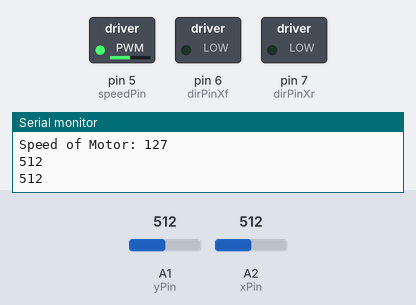
A sketch run on a simulated Arduino Uno, built with avr-gcc and run on an emulated ATmega328P. Parts: switched loads named in the sketch (green lamp = pin HIGH), the last lines printed to the serial monitor. The test bench sets the inputs (shaded band); at power-on: A1 (yPin) = 512, A2 (xPin) = 512.

Above: at 1.6 s.
1.7 s: A1 (yPin) set to 716
At 3.5 s:
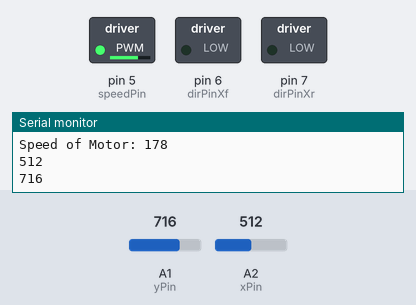
4.7 s: A2 (xPin) set to 0
At 6.0 s:
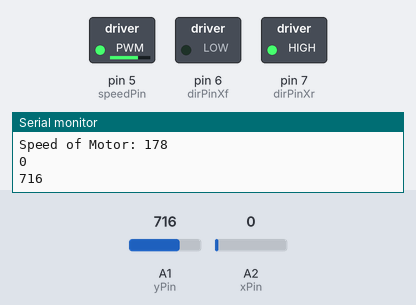
6.3 s: A1 (yPin) set to 900
At 7.9 s:
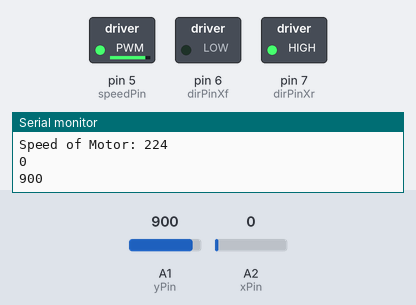
8.7 s: A2 (xPin) set to 122
At 9.2 s:
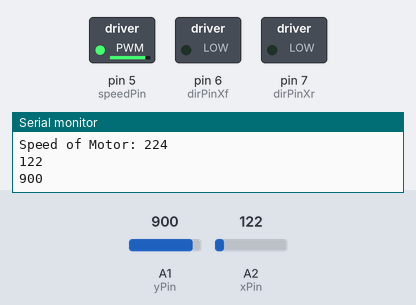
10.3 s: A1 (yPin) set to 122
At 12.3 s:
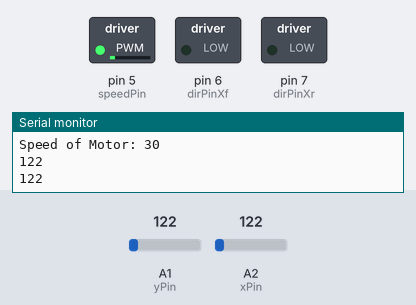
12.7 s: A2 (xPin) set to 1008
14.2 s: A2 (xPin) set to 1023
At 14.8 s:
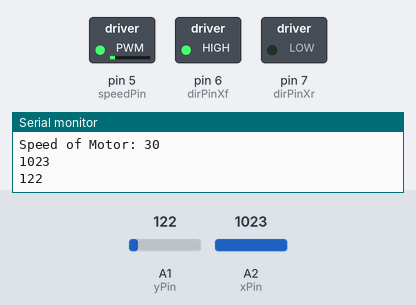
Timing chart, 0 to 16.9 s (numbered marks = the images above; inputs shaded):
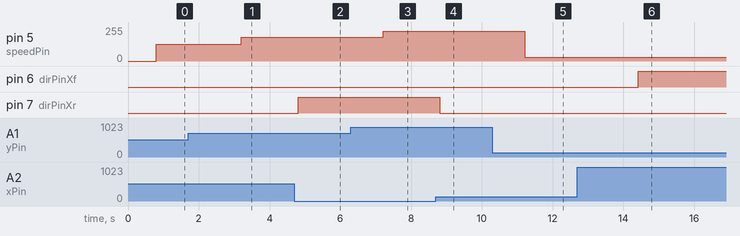

The sketch:

joystick_dc_motor_control.ino
```cpp
int speedPin = 5;
int dirPinXf = 6;
int dirPinXr = 7;

//Joystick Pins
int xPin = A2;
int yPin = A1;

int xVal, yVal; //Joystick Pin Value
int mSpeed;

void setup ()
{
    Serial.begin(9600);
  	pinMode(speedPin, OUTPUT);
  	pinMode(dirPinXf, OUTPUT);
  	pinMode(dirPinXr, OUTPUT);
  	pinMode(xPin, INPUT);
  	pinMode(yPin, INPUT);
}

void loop ()
{
  	yVal = analogRead(yPin);
  	Serial.println(yVal);
  	delay(800);

    //Control Motor Speed
  	mSpeed = (255./1023.)*yVal;
  	Serial.print("Speed of Motor: ");
  	Serial.println(mSpeed);
  	analogWrite(speedPin, mSpeed);

  	xVal = analogRead(xPin);
  	Serial.println(xVal);

  	//Control Motor Direction
  	if(xVal == 0)
    {
      digitalWrite(dirPinXr, HIGH);
      digitalWrite(dirPinXf, LOW);
    }
  	else if(xVal == 1023)
    {
		digitalWrite(dirPinXr, LOW);
      	digitalWrite(dirPinXf, HIGH);
    }
  	else
    {
      digitalWrite(dirPinXr, LOW);
      digitalWrite(dirPinXf, LOW);
    }

}
```

Measured:
- the behaviour switches between 1022 and 1023 on A2 (xPin) (found by bisection; images 5 and 6)
- after the input at 1.7 s, pin 5 (speedPin): 127/255 → 178/255 after 1.5 s
- after the input at 4.7 s, pin 7 (dirPinXr): LOW → HIGH after 0.11 s
- after the input at 6.3 s, pin 5 (speedPin): 178/255 → 224/255 after 0.91 s
- after the input at 8.7 s, pin 7 (dirPinXr): HIGH → LOW after 0.11 s
- after the input at 10.3 s, pin 5 (speedPin): 224/255 → 30/255 after 0.91 s
- after the input at 14.2 s, pin 6 (dirPinXf): LOW → HIGH after 0.22 s
